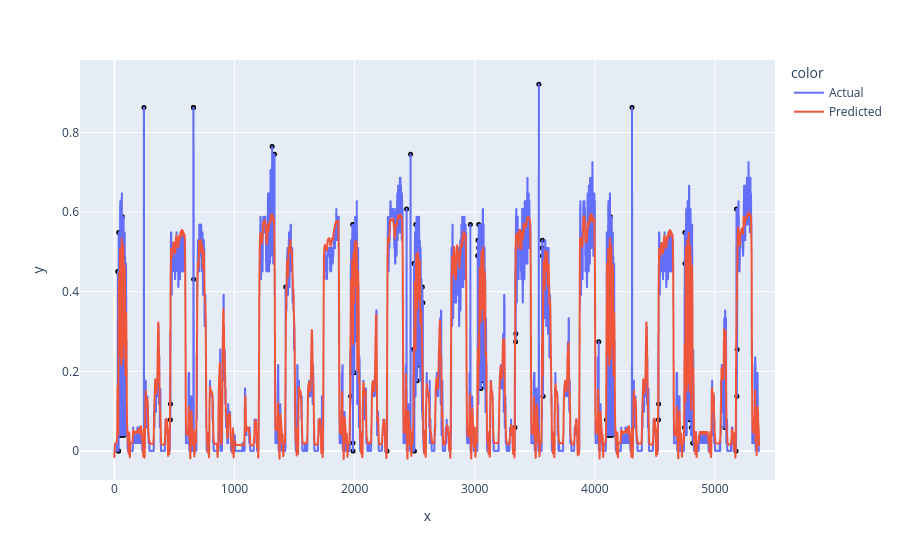

Notebook cell for this chart:
### Code cell
display_prediction(X_train, predicted_load_train, 4, mean, std, 2)

### Figure 1 — Plotly figure (JSON) as saved in the notebook; plotly's stock layout.template omitted (floating-point values rounded to 4 significant figures; data arrays with more than 128 entries replaced by an {"elided": "..."} marker saying what was removed)
{"data": [{"hovertemplate": "color=Actual<br>x=%{x}<br>y=%{y}<extra></extra>", "legendgroup": "Actual", "line": {"color": "#636efa", "dash": "solid"}, "marker": {"symbol": "circle"}, "mode": "lines", "name": "Actual", "showlegend": true, "type": "scattergl", "x": {"elided": "5369 int values"}, "xaxis": "x", "y": {"elided": "5369 float values"}, "yaxis": "y"}, {"hovertemplate": "color=Predicted<br>x=%{x}<br>y=%{y}<extra></extra>", "legendgroup": "Predicted", "line": {"color": "#EF553B", "dash": "solid"}, "marker": {"symbol": "circle"}, "mode": "lines", "name": "Predicted", "showlegend": true, "type": "scattergl", "x": {"elided": "5369 int values"}, "xaxis": "x", "y": {"elided": "5369 float values"}, "yaxis": "y"}, {"hovertemplate": "x=%{x}<br>y=%{y}<extra></extra>", "legendgroup": "", "marker": {"color": "black", "size": 5, "symbol": "circle"}, "mode": "markers", "name": "", "orientation": "v", "showlegend": false, "type": "scatter", "x": [29, 30, 34, 35, 36, 44, 56, 66, 68, 80, 246, 466, 467, 658, 659, 660, 1313, 1333, 1426, 1967, 1979, 1985, 1986, 1987, 1988, 1997, 2270, 2433, 2466, 2489, 2495, 2496, 2498, 2510, 2514, 2521, 2535, 2540, 2564, 2568, 2964, 3026, 3027, 3028, 3033, 3034, 3051, 3065, 3066, 3079, 3335, 3341, 3342, 3534, 3562, 3563, 3564, 3569, 4033, 4097, 4108, 4120, 4130, 4132, 4144, 4310, 4530, 4531, 4747, 4750, 4751, 4791, 4804, 4815, 5083, 5176, 5180, 5183, 5185], "xaxis": "x", "y": [0.451, 0.451, 0, 0, 0.549, 0.03922, 0.03922, 0.5882, 0.03922, 0.03922, 0.8627, 0.07843, 0.1176, 0.8627, 0.8627, 0.4314, 0.7647, 0.7451, 0.4118, 0.1373, 0.1961, 0.5686, 0.01961, 0, 0.5686, 0.1961, 0, 0.6078, 0.7451, 0.2549, 0.4706, 0.4706, 0, 0.5686, 0.2941, 0.1765, 0.2157, 0.2941, 0.4118, 0.3725, 0.5686, 0.4902, 0.4902, 0.5294, 0.5098, 0.5686, 0.1569, 0.1765, 0.2549, 0.1961, 0.05882, 0.2745, 0.2941, 0.9216, 0.5098, 0.5294, 0.4902, 0.1373, 0.2745, 0.07843, 0.03922, 0.03922, 0.5882, 0.03922, 0.03922, 0.8627, 0.07843, 0.1176, 0.05882, 0.549, 0.4706, 0.07843, 0.05882, 0.01961, 0.05882, 0, 0.6078, 0.1373, 0.2549], "yaxis": "y"}], "layout": {"legend": {"title": {"text": "color"}, "tracegroupgap": 0}, "margin": {"t": 60}, "xaxis": {"anchor": "y", "domain": [0, 1], "title": {"text": "x"}}, "yaxis": {"anchor": "x", "domain": [0, 1], "title": {"text": "y"}}}}
